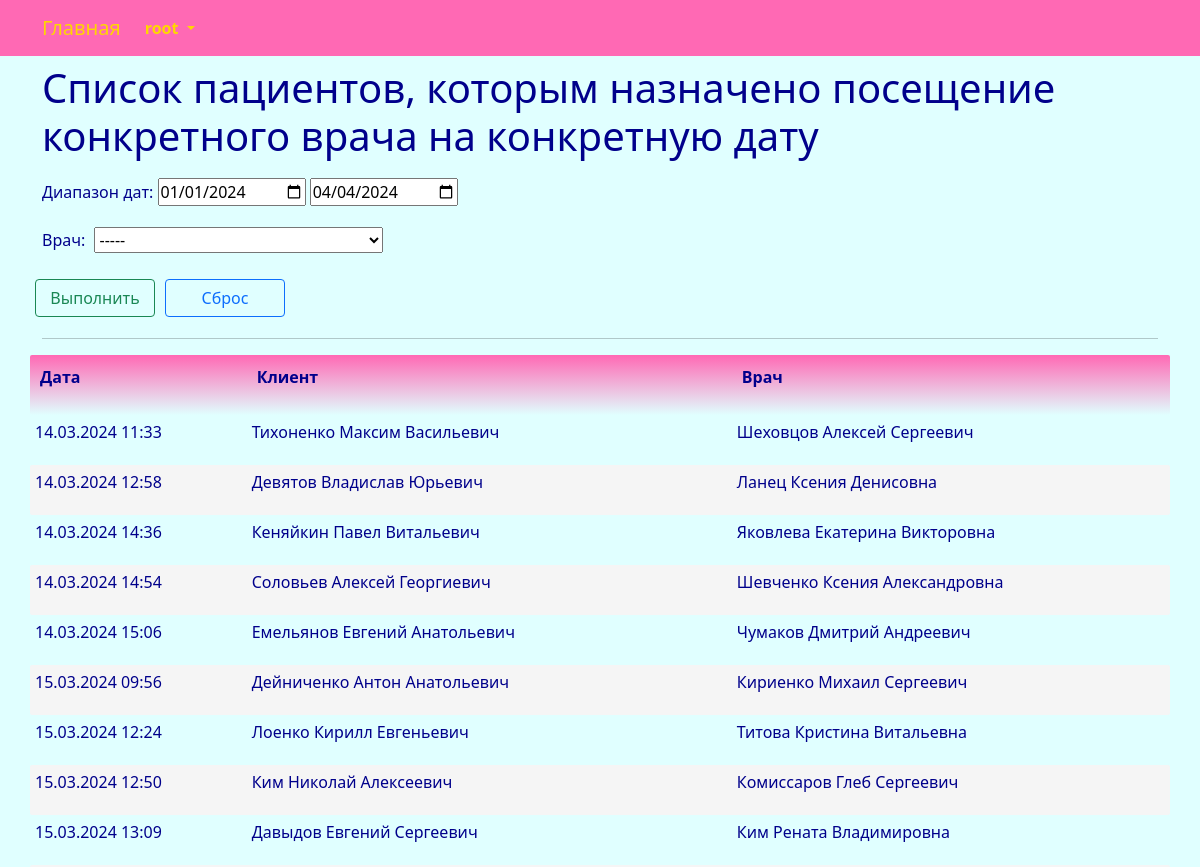
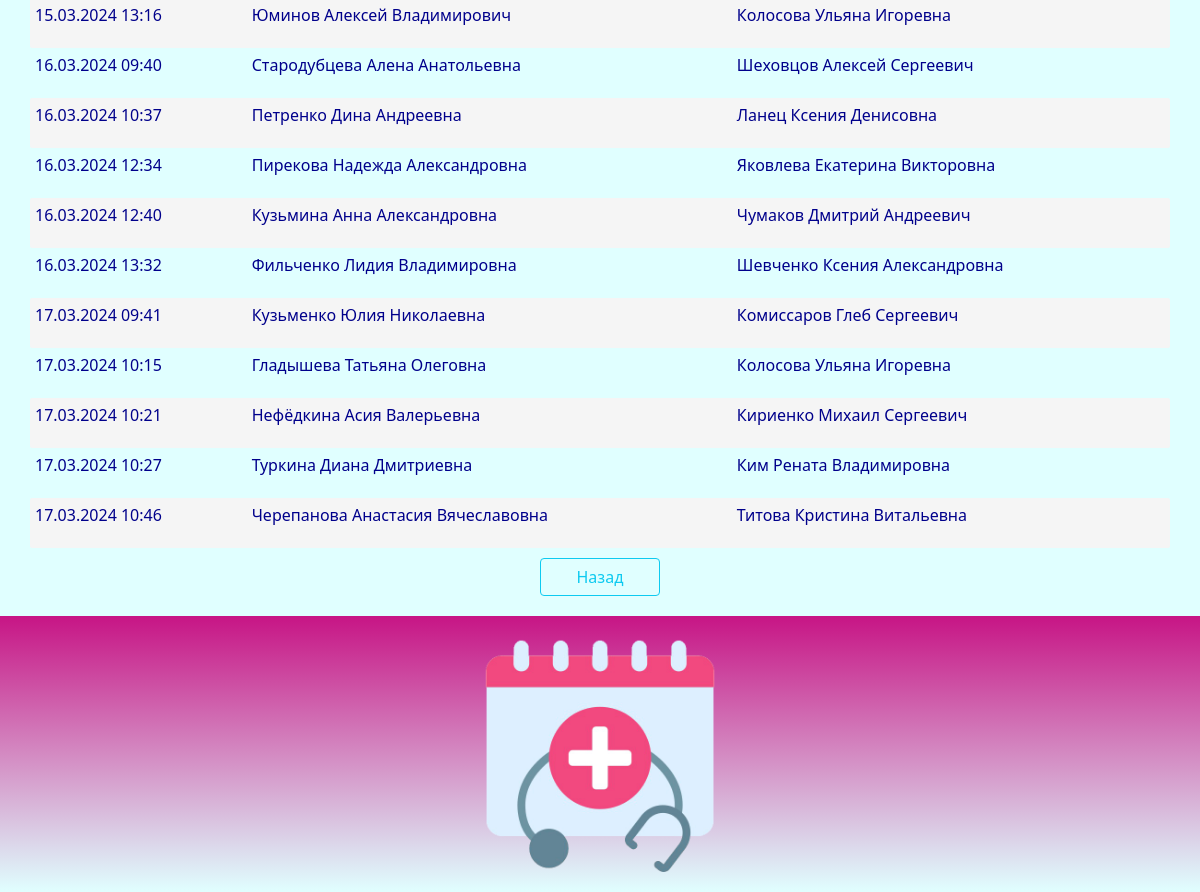
The page /report/report_3/ (signed in) on the database its author committed (2 pictures, top to bottom).
### center/models.py (models this page shows, shortened)
class Visit(models.Model):
    date_visit = models.DateTimeField(_('date_visit'))
    client = models.ForeignKey(Client, related_name='visit_client', on_delete=models.CASCADE)
    doctor = models.ForeignKey(Doctor, related_name='visit_doctor', on_delete=models.CASCADE)
    visit_details = models.TextField(_('visit_details'), blank=True, null=True)
    class Meta:
        db_table = 'visit'
        indexes = [
            models.Index(fields=['client']),
            models.Index(fields=['doctor']),
        ]
        ordering = ['date_visit']

### center/views.py (the view, shortened to what this page needs)
# urls.py: path('report/report_3/', views.report_3, name='report_3'),
@login_required
@user_passes_test(lambda u: u.is_superuser)
def report_3(request):
    try:
        where = ""
        start_date = datetime(datetime.now().year, 1, 1, 0, 0).strftime('%Y-%m-%d')
        finish_date = datetime(datetime.now().year, datetime.now().month, datetime.now().day, 0, 0).strftime('%Y-%m-%d')
        selected_item_doctor = None
        doctor = Doctor.objects.all().order_by('full_name')
        report = Visit.objects.raw("""
SELECT 1 as id, visit.date_visit, client.full_name AS client_full_name, doctor.full_name AS doctor_full_name
FROM visit LEFT JOIN client ON visit.client_id=client.id
LEFT JOIN doctor ON visit.doctor_id=doctor.id
""" + where +
"""
ORDER BY visit.date_visit, client.full_name
""")
        return render(request, "report/report_3.html", {"report": report, "start_date": start_date, "finish_date": finish_date, "doctor": doctor, "selected_item_doctor": selected_item_doctor,})
    except Exception as exception:
        print(exception)
        return HttpResponse(exception)

### templates/report/report_3.html (shortened to what this page needs)
{% extends "base.html" %}
{% load i18n %}
{% load static %}
{% block content %}
<div class="row">
	<h1>{% trans "report3" %}</h1>
</div>
<form method="POST" enctype="multipart/form-data">
	<div style="margin-top:10px">
		<p>{% trans "Date range" %}:
			<input type="date" value="{{start_date}}" name ="start_date" id ="start_date">
			<input type="date" value="{{finish_date}}" name = "finish_date" id ="finish_date">
		</p>
		<p>{% trans "doctor" %}:
			<select name="item_doctor" class="chosen" style="margin:5px">
				<option value="-----">-----</option>
			</select>
		</p>
	</div>
	<div class="row" style="margin-top:10px">
		<button class="btn btn-outline-success" name="searchBtn" style="width:120px; margin:5px">{% trans "Go" %}</button>
		<button class="btn btn-outline-primary" name="resetBtn" type="submit" onClick="window.location.reload();" style="width:120px; margin:5px">{% trans "Reset" %}</button>
	</div>
</form>
<hr>
<div class="row">
	<table id="myTable" class="table-manager" style="width:100%">
		<thead>
			<tr>
				<th><p>{% trans "date_visit" %}</p></th>
				<th><p>{% trans "client" %}</p></th>
				<th><p>{% trans "doctor" %}</p></th>
			</tr>
		</thead>
		<tbody>
			{% for r in report %}
			<tr>
				<td><p>{{ r.date_visit | date:"d.m.Y H:i" }}</p></td>
				<td><p>{{ r.client_full_name }}</p></td>
				<td><p>{{ r.doctor_full_name }}</p></td>
			</tr>
			{% endfor %}
		</tbody>
	</table>
</div>
<div class="div-button-center">
	<a class="btn btn-outline-info" style="width:120px" href="{% url 'index' %}">{% trans "Back" %}</a>
</div>
{% endblock content %}

### templates/base.html (shortened to what this page needs)
<!DOCTYPE html>
{% load static %}
{% load i18n %}
<html>
	<head>
		<link rel="stylesheet" href="{% static 'css/bootstrap.min.css' %}">
		<link rel="stylesheet" href="{% static 'css/styles.css' %}" />
	</head>
	<nav class="navbar navbar-expand-lg justify-content-center">
		<div class="container">
			<div class="collapse navbar-collapse" id="mainMenu">
				<ul class="navbar-nav me-auto mb-2 mb-lg-0">
					<a class="navbar-brand" href="{{ HTTP_HOST }}/">{% trans "Home" %}</a>
					{% if user.is_authenticated %}
					<li class="nav-item dropdown">
						<a class="nav-link dropdown-toggle" href="#" id="navbarDropdown" role="button" data-bs-toggle="dropdown" aria-expanded="false">
							{{ user.username }}
						</a>
					</li>
					{% else %}
					<form class="form-inline ml-auto">
						<a href="{% url 'login' %}" class="btn btn-outline-secondary">{% trans "Log In" %}</a>
						<a href="{% url 'signup' %}" class="btn btn-primary ml-2">{% trans "Sign up" %}</a>
					</form>
					{% endif %}
				</ul>
			</div>
		</div>
	</nav>
	<body>
		<div class="container">
			{% block content%}{% endblock content %}
		</div>
	</body>
	<footer class="container-fluid text-center bg-lightgray">
		<div class="copyrights">
			<img src="{% static 'images/logo.png' %}" alt="logo" style="height:256px; padding: 10px;">
		</div>
	</footer>
</html>

### static/css/styles.css (style rules this page uses)
:root { --navbar-background-color: HotPink; --navbar-text-color: Gold; --main-background-color-light: LightCyan; --main-background-color-dark: HotPink; --main-text-color: DarkBlue; --main-header-color: DarkBlue; --main-text-attention-color: Purple; --footer-background-color-light: LightCyan; --footer-background-color-dark: MediumVioletRed; --footer-text-color: Teal; --card-background-color-light: Pink; --card-background-color-dark: HotPink; --card-text-color: SeaGreen; --table-background-color-light: LightCyan; --table-background-color-dark: #F5F5F5; --table-text-color: DarkBlue; --star-size: 30px; --star-color: LightYellow; --star-background: Yellow ; }
.navbar { background-color: var(--navbar-background-color); color: var(--navbar-text-color); }
.navbar .navbar-nav, .navbar .navbar-nav .navbar-text { color: var(--navbar-text-color); }
.navbar ul { background-color: var(--navbar-background-color); color: var(--navbar-text-color); }
.navbar li { background-color: var(--navbar-background-color); color: var(--navbar-text-color); }
.navbar a { background-color: var(--navbar-background-color); color: var(--navbar-text-color); }
.navbar-brand { background-color: var(--navbar-background-color); color: var(--navbar-text-color); }
.nav-item { background-color: var(--navbar-background-color); color: var(--navbar-text-color); font-weight: bold; }
body { background-color: var(--main-background-color-light); }
h1, h2, h3, h4, h5, h6 { color: var(--main-header-color); }
p, ul, li, label { color: var(--main-text-color); }
.div-button-center { text-align: center; padding: 10px; }
.table-manager { background-color: var(--main-background-color-light); width: 100%; }
.table-manager tbody { background-color: var(--main-background-color-light); border: none; margin-top: 20px; margin-bottom: 20px; }
.table-manager thead th { color: var(--main-text-color); font-weight: bold; text-align: left; padding: 10px; background-image: linear-gradient(top, var(--main-background-color-dark), var(--main-background-color-light)); background-image: -o-linear-gradient(top, var(--main-background-color-dark), var(--main-background-color-light)); background-image: -moz-linear-gradient(top, var(--main-background-color-dark), var(--main-background-color-light)); background-image: -webkit-linear-gradient(top, var(--main-background-color-dark), var(--main-background-color-light)); }
.table-manager thead tr th:first-child { border-radius: 2px 0 0 2px; }
.table-manager thead tr th:last-child { border-radius: 0 2px 2px 0; }
.table-manager tbody td { text-align: left; border: none; padding: 5px 5px; vertical-align: top; }
.table-manager tbody tr:nth-child(odd) { background: var(--table-background-color-light); }
.table-manager tbody tr:nth-child(even) { background: var(--table-background-color-dark); }
.table-manager tbody tr td:first-child { border-radius: 2px 0 0 2px; }
.table-manager tbody tr td:last-child { border-radius: 0 2px 2px 0; }
footer { background-image: linear-gradient(top, var(--footer-background-color-dark), var(--footer-background-color-light)); background-image: -o-linear-gradient(top, var(--footer-background-color-dark), var(--footer-background-color-light)); background-image: -moz-linear-gradient(top, var(--footer-background-color-dark), var(--footer-background-color-light)); background-image: -webkit-linear-gradient(top, var(--footer-background-color-dark), var(--footer-background-color-light)); margin-top: 10px; padding: 10px; }

### rows shown on the page
Visit: date_visit "14.03.2024 11:33", client_full_name "Тихоненко Максим Васильевич", doctor_full_name "Шеховцов Алексей Сергеевич", date_visit "14.03.2024 12:58", client_full_name "Девятов Владислав Юрьевич", doctor_full_name "Ланец Ксения Денисовна", date_visit "14.03.2024 14:36", client_full_name "Кеняйкин Павел Витальевич", doctor_full_name "Яковлева Екатерина Викторовна", date_visit "14.03.2024 14:54", client_full_name "Соловьев Алексей Георгиевич", doctor_full_name "Шевченко Ксения Александровна", date_visit "14.03.2024 15:06", client_full_name "Емельянов Евгений Анатольевич", doctor_full_name "Чумаков Дмитрий Андреевич", date_visit "15.03.2024 09:56", client_full_name "Дейниченко Антон Анатольевич", doctor_full_name "Кириенко Михаил Сергеевич", date_visit "15.03.2024 12:24", client_full_name "Лоенко Кирилл Евгеньевич", doctor_full_name "Титова Кристина Витальевна", date_visit "15.03.2024 12:50", client_full_name "Ким Николай Алексеевич", doctor_full_name "Комиссаров Глеб Сергеевич", date_visit "15.03.2024 13:09", client_full_name "Давыдов Евгений Сергеевич", doctor_full_name "Ким Рената Владимировна", date_visit "15.03.2024 13:16", client_full_name "Юминов Алексей Владимирович", doctor_full_name "Колосова Ульяна Игоревна", date_visit "16.03.2024 09:40", client_full_name "Стародубцева Алена Анатольевна", date_visit "16.03.2024 10:37", client_full_name "Петренко Дина Андреевна", date_visit "16.03.2024 12:34", client_full_name "Пирекова Надежда Александровна", date_visit "16.03.2024 12:40", client_full_name "Кузьмина Анна Александровна", date_visit "16.03.2024 13:32", client_full_name "Фильченко Лидия Владимировна", date_visit "17.03.2024 09:41", client_full_name "Кузьменко Юлия Николаевна", date_visit "17.03.2024 10:15", client_full_name "Гладышева Татьяна Олеговна", date_visit "17.03.2024 10:21", client_full_name "Нефёдкина Асия Валерьевна", date_visit "17.03.2024 10:27", client_full_name "Туркина Диана Дмитриевна", date_visit "17.03.2024 10:46", client_full_name "Черепанова Анастасия Вячеславовна"

### other values the page prints
{{ user.username }} "root"
